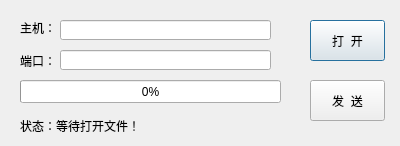
<?xml version="1.0" encoding="UTF-8"?>
<ui version="4.0">
 <class>Client</class>
 <widget class="QDialog" name="Client">
  <property name="geometry">
   <rect>
    <x>0</x>
    <y>0</y>
    <width>400</width>
    <height>146</height>
   </rect>
  </property>
  <property name="windowTitle">
   <string>Client</string>
  </property>
  <widget class="QLabel" name="label">
   <property name="geometry">
    <rect>
     <x>20</x>
     <y>20</y>
     <width>54</width>
     <height>16</height>
    </rect>
   </property>
   <property name="text">
    <string>主机：</string>
   </property>
  </widget>
  <widget class="QLabel" name="label_2">
   <property name="geometry">
    <rect>
     <x>20</x>
     <y>50</y>
     <width>54</width>
     <height>21</height>
    </rect>
   </property>
   <property name="text">
    <string>端口：</string>
   </property>
  </widget>
  <widget class="QLabel" name="clientStatusLabel">
   <property name="geometry">
    <rect>
     <x>20</x>
     <y>110</y>
     <width>261</width>
     <height>31</height>
    </rect>
   </property>
   <property name="text">
    <string>状态：等待打开文件！</string>
   </property>
  </widget>
  <widget class="QProgressBar" name="clientProgressBar">
   <property name="geometry">
    <rect>
     <x>20</x>
     <y>80</y>
     <width>261</width>
     <height>23</height>
    </rect>
   </property>
   <property name="value">
    <number>0</number>
   </property>
  </widget>
  <widget class="QLineEdit" name="hostLineEdit">
   <property name="geometry">
    <rect>
     <x>60</x>
     <y>20</y>
     <width>211</width>
     <height>20</height>
    </rect>
   </property>
  </widget>
  <widget class="QLineEdit" name="portLineEdit">
   <property name="geometry">
    <rect>
     <x>60</x>
     <y>50</y>
     <width>211</width>
     <height>20</height>
    </rect>
   </property>
  </widget>
  <widget class="QPushButton" name="openButton">
   <property name="geometry">
    <rect>
     <x>310</x>
     <y>20</y>
     <width>75</width>
     <height>41</height>
    </rect>
   </property>
   <property name="text">
    <string>打  开</string>
   </property>
  </widget>
  <widget class="QPushButton" name="sendButton">
   <property name="geometry">
    <rect>
     <x>310</x>
     <y>80</y>
     <width>75</width>
     <height>41</height>
    </rect>
   </property>
   <property name="text">
    <string>发  送</string>
   </property>
  </widget>
 </widget>
 <layoutdefault spacing="6" margin="11"/>
 <resources/>
 <connections/>
</ui>
